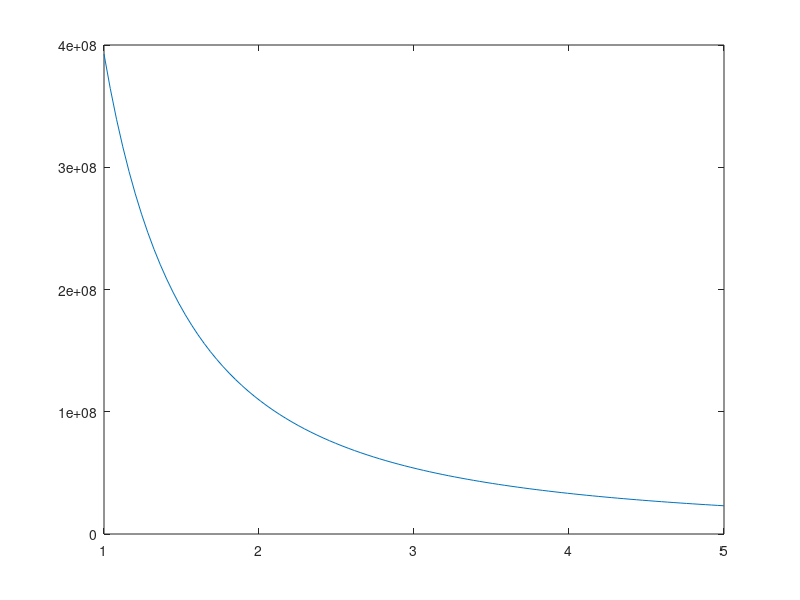

The MATLAB script that drew this image: (Note: this script raises an error after producing the figure.)
% sizing holes for links/bearings stress conc

clear; clc; close all;

Sy = 2.76e+8; % N/m^2, Aluminum 6061-T6
T_m = 1.5264; % Nm, from the gearbox output
FOS = 2;
S_allow = Sy/FOS;

d = 4.763/1000; %  from thickness of crankGeo
t_array = linspace(1/1000, 5/1000, 100); % defined as r_o of rod - r_i of rod

F_spring = 110; % N

r_i = 5/1000; % this is the radius of the bearing

r_c = r_i + t_array/2;

S_bending = F_spring/2 .* (r_c) .* (r_c - r_i) ./ (1/12 .* d .* (t_array).^3);

S_axial = F_spring/2 ./ t_array / d;

S_combined = S_bending + S_axial;

figure(1)
plot(t_array*1000,S_combined);
hold on;
yline(S_allow);
legend("Combined stress", "Yield strength, FOS = 2");
xlabel("thickness of radial circle (mm)");
ylabel("Combined stress (MPa)");

t_optimal = 2.65/1000; % from plot

r_i_array = linspace(1/1000, 10/1000, 100);

r_c_array = r_i_array + t_optimal/2;

S_bending = F_spring/2 .* (r_c_array) .* (r_c_array - r_i_array) ./ (1/12 .* d .* (t_optimal).^3);

S_axial = F_spring/2 ./ t_optimal / d;

S_combined = S_bending + S_axial;

figure(2)
plot(r_i_array*1000,S_combined);
hold on;
yline(S_allow);
legend("Combined stress", "Yield strength, FOS = 2");
xlabel("inner radius (mm)");
ylabel("Combined stress (MPa)");